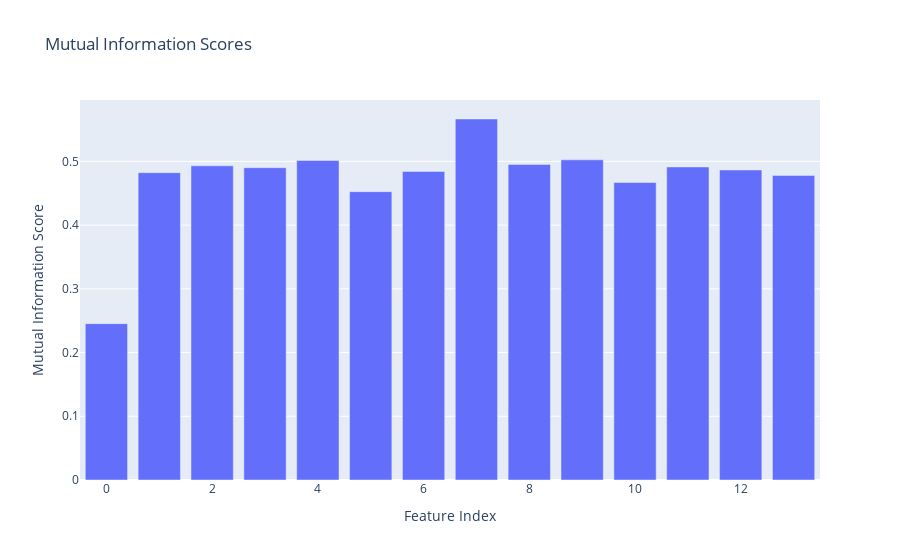

Notebook code cell kept with this figure:
### Code cell
# Assuming you have the mutual information scores stored in the mi_scores variable

# Create a bar plot
fig = go.Figure(data=[go.Bar(x=list(range(len(mutual_info_scores))), y=mutual_info_scores)])

# Set the axis labels and title
fig.update_layout(
    xaxis_title='Feature Index',
    yaxis_title='Mutual Information Score',
    title='Mutual Information Scores'
)

# Show the plot
fig.show()

### Figure 1 — Plotly figure (JSON) as saved in the notebook; plotly's stock layout.template omitted (floating-point values rounded to 4 significant figures)
{"data": [{"type": "bar", "x": [0, 1, 2, 3, 4, 5, 6, 7, 8, 9, 10, 11, 12, 13], "y": [0.2454, 0.4823, 0.4931, 0.4901, 0.5014, 0.4525, 0.4843, 0.5665, 0.4953, 0.5025, 0.4668, 0.4913, 0.4865, 0.478]}], "layout": {"title": {"text": "Mutual Information Scores"}, "xaxis": {"title": {"text": "Feature Index"}}, "yaxis": {"title": {"text": "Mutual Information Score"}}}}
